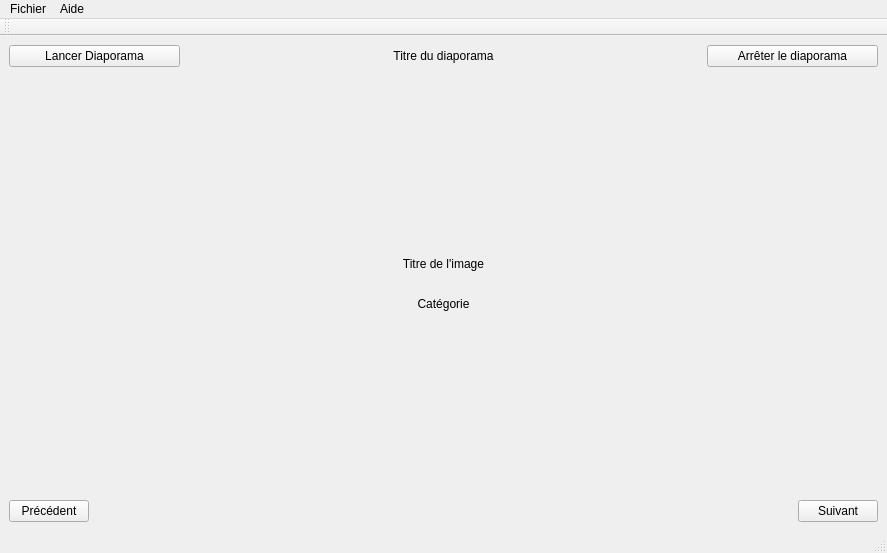
<?xml version="1.0" encoding="UTF-8"?>
<ui version="4.0">
 <class>LecteurVue</class>
 <widget class="QMainWindow" name="LecteurVue">
  <property name="geometry">
   <rect>
    <x>0</x>
    <y>0</y>
    <width>887</width>
    <height>553</height>
   </rect>
  </property>
  <property name="windowTitle">
   <string>lecteurvue</string>
  </property>
  <widget class="QWidget" name="centralwidget">
   <layout class="QVBoxLayout" name="verticalLayout_2" stretch="0,1,0,1,0">
    <item>
     <layout class="QHBoxLayout" name="horizontalLayout" stretch="1,1,1,1,1">
      <property name="sizeConstraint">
       <enum>QLayout::SetFixedSize</enum>
      </property>
      <item>
       <widget class="QPushButton" name="btnLancerDiapo">
        <property name="text">
         <string>Lancer Diaporama</string>
        </property>
       </widget>
      </item>
      <item>
       <spacer name="horizontalSpacer">
        <property name="orientation">
         <enum>Qt::Horizontal</enum>
        </property>
        <property name="sizeHint" stdset="0">
         <size>
          <width>40</width>
          <height>20</height>
         </size>
        </property>
       </spacer>
      </item>
      <item>
       <widget class="QLabel" name="titreDiapo">
        <property name="text">
         <string>Titre du diaporama</string>
        </property>
        <property name="alignment">
         <set>Qt::AlignCenter</set>
        </property>
       </widget>
      </item>
      <item>
       <spacer name="horizontalSpacer_2">
        <property name="orientation">
         <enum>Qt::Horizontal</enum>
        </property>
        <property name="sizeHint" stdset="0">
         <size>
          <width>40</width>
          <height>20</height>
         </size>
        </property>
       </spacer>
      </item>
      <item>
       <widget class="QPushButton" name="btnArreterDiapo">
        <property name="text">
         <string>Arrêter le diaporama</string>
        </property>
       </widget>
      </item>
     </layout>
    </item>
    <item>
     <spacer name="verticalSpacer">
      <property name="orientation">
       <enum>Qt::Vertical</enum>
      </property>
      <property name="sizeHint" stdset="0">
       <size>
        <width>20</width>
        <height>40</height>
       </size>
      </property>
     </spacer>
    </item>
    <item>
     <layout class="QVBoxLayout" name="verticalLayout">
      <item>
       <widget class="QLabel" name="titreImage">
        <property name="text">
         <string>Titre de l'image</string>
        </property>
        <property name="alignment">
         <set>Qt::AlignCenter</set>
        </property>
       </widget>
      </item>
      <item>
       <widget class="QLabel" name="image">
        <property name="text">
         <string/>
        </property>
       </widget>
      </item>
      <item>
       <widget class="QLabel" name="catImage">
        <property name="text">
         <string>Catégorie</string>
        </property>
        <property name="alignment">
         <set>Qt::AlignCenter</set>
        </property>
       </widget>
      </item>
     </layout>
    </item>
    <item>
     <spacer name="verticalSpacer_2">
      <property name="orientation">
       <enum>Qt::Vertical</enum>
      </property>
      <property name="sizeHint" stdset="0">
       <size>
        <width>20</width>
        <height>40</height>
       </size>
      </property>
     </spacer>
    </item>
    <item>
     <layout class="QHBoxLayout" name="horizontalLayout_2">
      <item>
       <widget class="QPushButton" name="btnPrec">
        <property name="text">
         <string>Précédent</string>
        </property>
       </widget>
      </item>
      <item>
       <spacer name="horizontalSpacerEntrePrecEtSuiv">
        <property name="orientation">
         <enum>Qt::Horizontal</enum>
        </property>
        <property name="sizeHint" stdset="0">
         <size>
          <width>40</width>
          <height>20</height>
         </size>
        </property>
       </spacer>
      </item>
      <item>
       <widget class="QPushButton" name="btnSuiv">
        <property name="text">
         <string>Suivant</string>
        </property>
       </widget>
      </item>
     </layout>
    </item>
   </layout>
  </widget>
  <widget class="QStatusBar" name="statusbar"/>
  <widget class="QToolBar" name="toolBar">
   <property name="windowTitle">
    <string>toolBar</string>
   </property>
   <attribute name="toolBarArea">
    <enum>TopToolBarArea</enum>
   </attribute>
   <attribute name="toolBarBreak">
    <bool>false</bool>
   </attribute>
  </widget>
  <widget class="QMenuBar" name="menuBar">
   <property name="geometry">
    <rect>
     <x>0</x>
     <y>0</y>
     <width>887</width>
     <height>21</height>
    </rect>
   </property>
   <widget class="QMenu" name="menuFichier">
    <property name="title">
     <string>Fichier</string>
    </property>
    <widget class="QMenu" name="menuParam_tres">
     <property name="title">
      <string>Paramètres</string>
     </property>
     <widget class="QMenu" name="menuMode">
      <property name="title">
       <string>Mode</string>
      </property>
      <addaction name="actionModeAuto"/>
      <addaction name="actionModeManuel"/>
     </widget>
     <addaction name="actionCharger_Diaporama"/>
     <addaction name="menuMode"/>
     <addaction name="actionChangerVitesseDefilement"/>
    </widget>
    <addaction name="menuParam_tres"/>
    <addaction name="actionQuitter"/>
   </widget>
   <widget class="QMenu" name="menuAide">
    <property name="title">
     <string>Aide</string>
    </property>
    <addaction name="actionA_propos_de"/>
   </widget>
   <addaction name="menuFichier"/>
   <addaction name="menuAide"/>
  </widget>
  <action name="actionCharger_Diaporama">
   <property name="text">
    <string>Charger Diaporama</string>
   </property>
  </action>
  <action name="actionQuitter">
   <property name="text">
    <string>Quitter</string>
   </property>
  </action>
  <action name="actionA_propos_de">
   <property name="text">
    <string>A propos de</string>
   </property>
  </action>
  <action name="actionX0_5">
   <property name="text">
    <string>x0.5</string>
   </property>
  </action>
  <action name="actionX0_75">
   <property name="text">
    <string>x0.75</string>
   </property>
  </action>
  <action name="actionX1">
   <property name="text">
    <string>X1</string>
   </property>
  </action>
  <action name="actionX1_25">
   <property name="text">
    <string>X1.25</string>
   </property>
  </action>
  <action name="actionX1_5">
   <property name="text">
    <string>X1.5</string>
   </property>
  </action>
  <action name="actionX1_75">
   <property name="text">
    <string>X1.75</string>
   </property>
  </action>
  <action name="actionX2">
   <property name="text">
    <string>X2</string>
   </property>
  </action>
  <action name="actionModeAuto">
   <property name="text">
    <string>Automatique</string>
   </property>
  </action>
  <action name="actionModeManuel">
   <property name="text">
    <string>Manuel</string>
   </property>
  </action>
  <action name="actionChangerVitesseDefilement">
   <property name="text">
    <string>Changer la vitesse de défilement du diaporama</string>
   </property>
  </action>
 </widget>
 <resources/>
 <connections/>
</ui>
